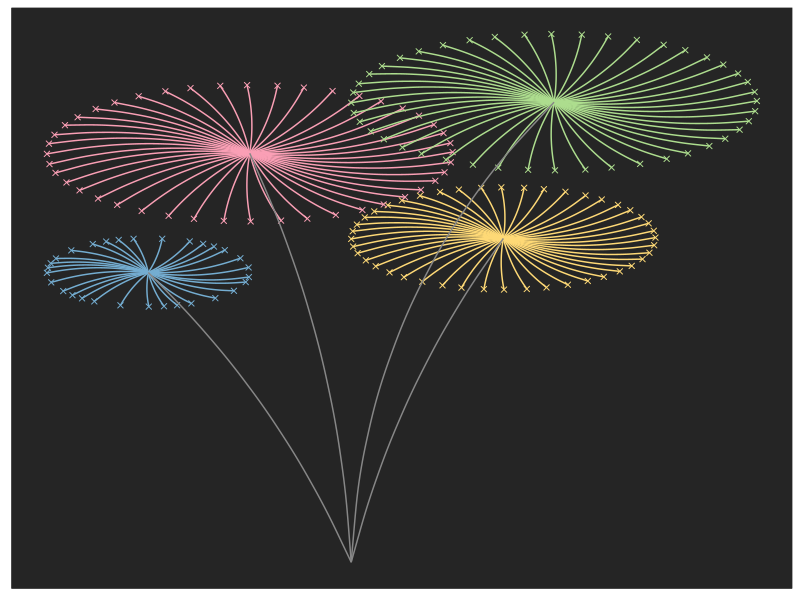

Recreate this plot in R.
library(ggplot2)
rm(list = ls())
t1 = 1:30
size1 = 2
r1_center = c(-4,10) # end center
rocket1 = data.frame(x1 = rep(r1_center[1], length(t1))
                     , x2 = size1*cos(t1) + r1_center[1]
                     , y1 = rep(r1_center[2], length(t1))
                     , y2 = size1*sin(t1) + r1_center[2])
t2 = 1:44
size2 = 3
r2_center = c(3,12)
rocket2 = data.frame(x1 = rep(r2_center[1], length(t2))
                     , x2 = size2*cos(t2) + r2_center[1]
                     , y1 = rep(r2_center[2], length(t2))
                     , y2 = size2*sin(t2) + r2_center[2])
t3 = 1:44
size3 = 4
r3_center = c(-2,17)
rocket3 = data.frame(x1 = rep(r3_center[1], length(t3))
                     , x2 = size3*cos(t3) + r3_center[1]
                     , y1 = rep(r3_center[2], length(t3))
                     , y2 = size3*sin(t3) + r3_center[2])
t4 = 1:44
size4 = 4
r4_center = c(4,20)
rocket4 = data.frame(x1 = rep(r4_center[1], length(t4))
                     , x2 = size4*cos(t4) + r4_center[1]
                     , y1 = rep(r4_center[2], length(t4))
                     , y2 = size4*sin(t4) + r4_center[2])
# Plot fireworks
ggplot() + theme(panel.background = element_rect(fill = '#252525', colour = '#252525'),
                 panel.grid.major = element_blank(), panel.grid.minor = element_blank(),
                 axis.line=element_blank(),axis.text.x=element_blank(),
                 axis.text.y=element_blank(),axis.ticks=element_blank(),
                 axis.title.x=element_blank(),
                 axis.title.y=element_blank(),legend.position="none") +
  geom_point(aes(x = x2, y = y2), data = rocket1, shape = 4, colour = '#74add1')+
  geom_curve(aes(x = x1, y = y1, xend = x2, yend = y2 ), curvature = 0.1, data = rocket1, colour = '#74add1') +
  geom_curve(aes(x = 0, y = -7, xend = r1_center[1], yend = r1_center[2] ), curvature = 0.1, colour = '#878787') +
  geom_point(aes(x = x2, y = y2), data = rocket2, shape = 4, colour = '#fed976')+
  geom_curve(aes(x = x1, y = y1, xend = x2, yend = y2), curvature = 0.1, data = rocket2, colour = '#fed976') +
  geom_curve(aes(x = 0, y = -7, xend = r2_center[1], yend = r2_center[2] ), curvature = -0.1, colour = '#878787') +
  geom_point(aes(x = x2, y = y2), data = rocket3, shape = 4, colour = '#fa9fb5')+
  geom_curve(aes(x = x1, y = y1, xend = x2, yend = y2 ), curvature = 0.1, data = rocket3, colour = '#fa9fb5') +
  geom_curve(aes(x = 0, y = -7, xend = r3_center[1], yend = r3_center[2] ), curvature = 0.1, colour = '#878787') +
  geom_point(aes(x = x2, y = y2), data = rocket4, shape = 4, colour = '#addd8e')+
  geom_curve(aes(x = x1, y = y1, xend = x2, yend = y2 ), curvature = 0.1, data = rocket4, colour = '#addd8e') +
  geom_curve(aes(x = 0, y = -7, xend = r4_center[1], yend = r4_center[2] ), curvature = -0.2, colour = '#878787')
